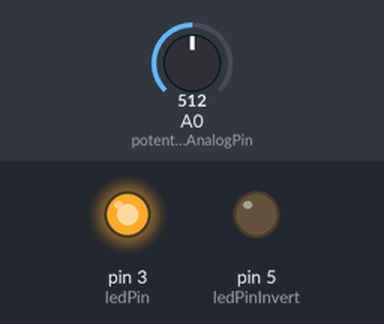
The sketch below on a simulated Arduino Uno, built with avr-gcc and run on an emulated ATmega328P. Shown: output pins drawn as LEDs (lit = HIGH). The test bench sets the inputs (shaded band); at power-on: A0 (potentiometerAnalogPin) = 512. What the sketch prints to the serial monitor is not drawn.

Above: at 1.2 s.
1.3 s: A0 (potentiometerAnalogPin) set to 513
At 2.5 s:
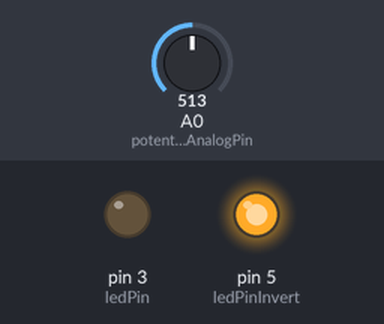
2.8 s: A0 (potentiometerAnalogPin) set to 716
At 4.0 s:
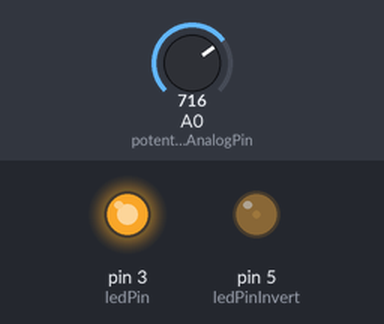
4.3 s: A0 (potentiometerAnalogPin) set to 900
At 5.1 s:
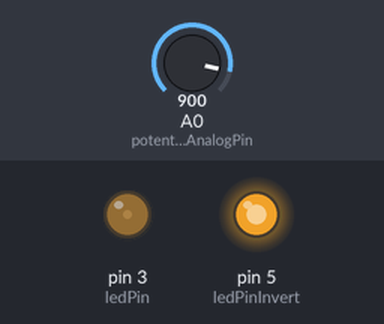
5.8 s: A0 (potentiometerAnalogPin) set to 511
At 6.2 s:
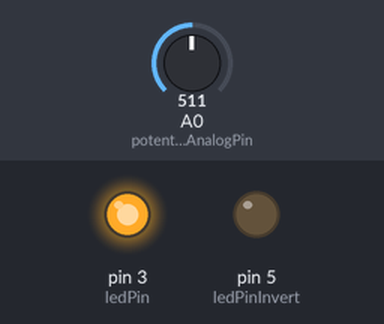
7.3 s: A0 (potentiometerAnalogPin) set to 0
At 8.5 s:
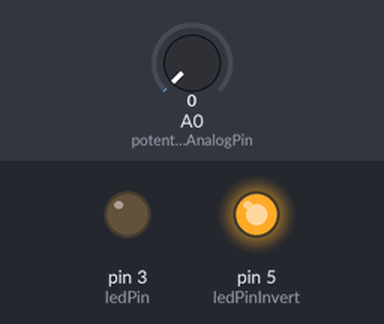
Timing chart, 0 to 9.8 s (numbered marks = the images above; inputs shaded):
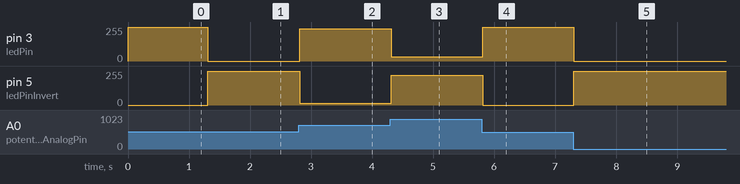

The sketch:

potentiometer.ino
```cpp
int ledPin = 3;
int ledPinInvert = 5;
int potentiometerAnalogPin = 0;
int val = 0;
int output = 0;
int outputInvert = 0;

void setup() {
  // put your setup code here, to run once:
  pinMode(ledPin, OUTPUT);
  pinMode(ledPinInvert, OUTPUT);
  Serial.begin(9600);
}

void loop() {
  // put your main code here, to run repeatedly:
  val = analogRead(potentiometerAnalogPin);
  output = val*254/1024;
  outputInvert = 255-val*254/1024;
  Serial.print(output);
  Serial.print("\n");
  Serial.print(outputInvert);
  Serial.print("\n");
  analogWrite(ledPin, output);
  analogWrite(ledPinInvert, outputInvert);
}
```

Measured:
- the behaviour switches between 512 and 513 on A0 (potentiometerAnalogPin) (found by bisection; images 0 and 1)
- after the input at 1.3 s, pin 3 (ledPin): 255/255 → 0/255 at once; pin 5 (ledPinInvert): 0/255 → 255/255 at once
- after the input at 2.8 s, pin 3 (ledPin): 0/255 → 242/255 at once; pin 5 (ledPinInvert): 255/255 → 13/255 at once
- after the input at 4.3 s, pin 3 (ledPin): 242/255 → 31/255 at once; pin 5 (ledPinInvert): 13/255 → 224/255 at once
- after the input at 5.8 s, pin 3 (ledPin): 31/255 → 255/255 at once; pin 5 (ledPinInvert): 224/255 → 0/255 at once
- after the input at 7.3 s, pin 3 (ledPin): 255/255 → 0/255 at once; pin 5 (ledPinInvert): 0/255 → 255/255 at once
